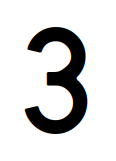
#> input picture Problemas resueltos/ejercicios/SILU/models/3.png, 116 x 161 px; its folder holds 4 pictures in this run
$ python silu.py models/3.png
#> lines starting #> are read from the running program, lines starting #| are printed output that depends on the picture; after the words box and inside, x2 and y2 are one past the last pixel; in counts of white or black regions, pixels touching at a corner belong together
#!/usr/bin/env python

import os
import cv2          as cv
from umucv.stream import autoStream
import numpy as np
from numpy.fft import fft

# if last arg is advanced ---> activate advanced mode
advanced = len(os.sys.argv) > 1 and os.sys.argv[-1] == '--advanced'


IMG_DIR_PATH = './models'

#######################################################################
####################  EXTRAER LOS CONTORNOS  ##########################
#######################################################################

def binarize_white(gray):
    _, r = cv.threshold(gray, 200, 255, cv.THRESH_BINARY)
    return r

def binarize_black(gray):
    _, r = cv.threshold(gray, 70, 255, cv.THRESH_BINARY)
    return r

SIGMA = [0.03]
cv.namedWindow('matricula')
if advanced:
    cv.createTrackbar('Blur', 'matricula', int(SIGMA[0]*100), 500, lambda v: SIGMA.insert(0,v/100))
def extractContours(image, black=True):
    g = cv.cvtColor(image, cv.COLOR_BGR2GRAY)
    #gauss
    g = cv.GaussianBlur(g, (0,0), SIGMA[0])


    if black:
        b = 255-g
        b = binarize_black(b)
    else:
        b = binarize_white(g)
    contours, _ = cv.findContours(b.copy(), cv.RETR_CCOMP, cv.CHAIN_APPROX_NONE)
    contours = [ c.reshape(-1,2) for c in contours ]
    contours = sorted(contours, key=cv.contourArea, reverse=True)
    return contours


# Varía en función de las diemensiones de la imagen con la que se trabaje
def razonable(c, image):
    return (image.shape[0]*image.shape[1])*0.95 >= cv.contourArea(c) >= 0.008*(image.shape[0]*image.shape[1])


def orientation(x):
    return cv.contourArea(x.astype(np.float32),oriented=True) >= 0

# para elegir si mostramos la imagen original o todos los contornos
shcont = True

def redu(c, eps=0.5):
    red = cv.approxPolyDP(c,eps,True)
    return red.reshape(-1,2)

# [7 lines left out: function polygons, not called in this run]


#######################################################################
############  MODELOS DE RECONOCIMIENTO DE NÚMEROS  ###################
#######################################################################

# basándonos en imágenes de los números y letras de las matrículas
# creamos un modelo de reconocimiento de números
# a partir de los contornos de los números
def createModels():
    alphaModels = [] # letras del alfabeto
    numberModels = [] # números 0-9
    files = os.listdir(IMG_DIR_PATH)
    # ordenamos alfabéticamente
    files.sort()
    for filename in files:
        if filename.endswith(".png"):
            img = cv.imread(os.path.join(IMG_DIR_PATH, filename))
#> img is the input picture: shape (161, 116, 3); mean B, G, R 215.1, 215.2, 215.1
            contours = extractContours(img)
#> in extractContours, `g = cv.cvtColor(image, cv.COLOR_BGR2GRAY)`:
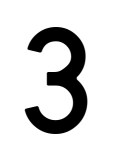
#> g: shape (161, 116); min 0, max 255, mean 215.1
#> in extractContours, `b = 255-g`:
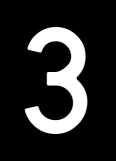
#> b: shape (161, 116); min 0, max 255, mean 39.9
#> in binarize_black, `_, r = cv.threshold(gray, 70, 255, cv.THRESH_BINARY)`:
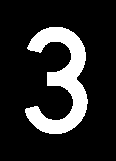
#> r: shape (161, 116); 16.1% white; 1 white region
#> in extractContours, `contours, _ = cv.findContours(b.copy(), cv.RETR_CCOMP, cv.CHAIN_APPROX..`: contours = 1 contour; box (x1, y1, x2, y2) and area: (25, 27, 88, 134) 2813
#> in extractContours, `contours = [ c.reshape(-1,2) for c in contours ]`: contours = 1 item
#> contours = 1 item
            name = filename.split('.')[0]
            if name.isalpha():
                alphaModels.append(contours[0])
            else:
                numberModels.append(contours[0])
#> pass 2 of the loop in createModels, `for filename in files:`:
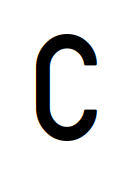
#> input picture Problemas resueltos/ejercicios/SILU/models/c.png, 133 x 175 px
#> in createModels, img is the input picture: shape (175, 133, 3); mean B, G, R 225.4, 225.4, 225.4
#> g: shape (175, 133)
#> in extractContours (call 2), `b = 255-g`:
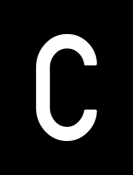
#> b: shape (175, 133); min 0, max 255, mean 29.6
#> in binarize_black (call 2), `_, r = cv.threshold(gray, 70, 255, cv.THRESH_BINARY)`:
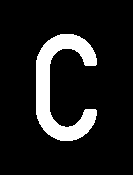
#> r: shape (175, 133); 12% white; 1 white region
#> in extractContours (call 2), `contours, _ = cv.findContours(b.copy(), cv.RETR_CCOMP, cv.CHAIN_APPROX..`: contours = 1 contour; box (x1, y1, x2, y2) and area: (36, 34, 97, 141) 2598
#> in extractContours (call 2), `contours = [ c.reshape(-1,2) for c in contours ]`: contours = 1 item
#> pass 3 of the loop in createModels, `for filename in files:`:
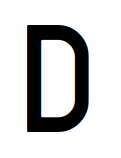
#> input picture Problemas resueltos/ejercicios/SILU/models/d.png, 121 x 158 px
#> in createModels, img is the input picture: shape (158, 121, 3); mean B, G, R 206.2, 205.8, 205.8
#> in extractContours (call 3), `g = cv.cvtColor(image, cv.COLOR_BGR2GRAY)`:
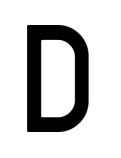
#> g: shape (158, 121); min 0, max 255, mean 205.9
#> b: shape (158, 121)
#> in binarize_black (call 3), `_, r = cv.threshold(gray, 70, 255, cv.THRESH_BINARY)`:
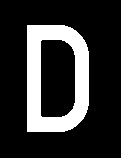
#> r: shape (158, 121); 19.6% white; 1 white region
#> in extractContours (call 3), `contours, _ = cv.findContours(b.copy(), cv.RETR_CCOMP, cv.CHAIN_APPROX..`: contours = 2 contours; box (x1, y1, x2, y2) and area: (27, 25, 89, 132) 6075, (40, 39, 76, 118) 2582
#> in extractContours (call 3), `contours = [ c.reshape(-1,2) for c in contours ]`: contours = 2 items
#> the loop made 4 passes; the first 3 are shown

    return alphaModels, numberModels


# creamos los modelos de los números y letras
alphaModels, numberModels = createModels()

# Definimos la función que calcula el invariante
# de forma basado en las frecuencias dominantes
# esta función recibe un contorno y produce descriptor de tamaño wmax*2+1
# [18 lines left out: function invar, not called in this run]

# Diferentes umbrales para el reconocimiento de los números
# y las letras
MAXDIST_NUM = [0.08]
MAXDIST_ALPHA = [0.1]
#trackbar para cada valor
if advanced:
    cv.createTrackbar('Umbral Números', 'matricula', int(MAXDIST_NUM[0]*1000), 400, lambda v: MAXDIST_NUM.insert(0,v/1000))
    cv.createTrackbar('Umbral Letras', 'matricula', int(MAXDIST_ALPHA[0]*100), 50, lambda v: MAXDIST_ALPHA.insert(0,v/100))


# como el invariante del 6 y del 9 son muy parecidos
# (asumimimos que el 6 es un 9 rotado)
# definimos una función que comprueba si el contorno
# es un 6 o un 9, calculando la distribución de píxeles
# en el contorno
# [108 lines left out: functions is_6_or_9, getAlpha, identifySymbols, not called in this run]


cv.namedWindow("matricula")


contours = []
borders = []
border = None
found = False
plate = []
## Programa principal
#> (the run stopped early here; a loop or call above may not have finished)
